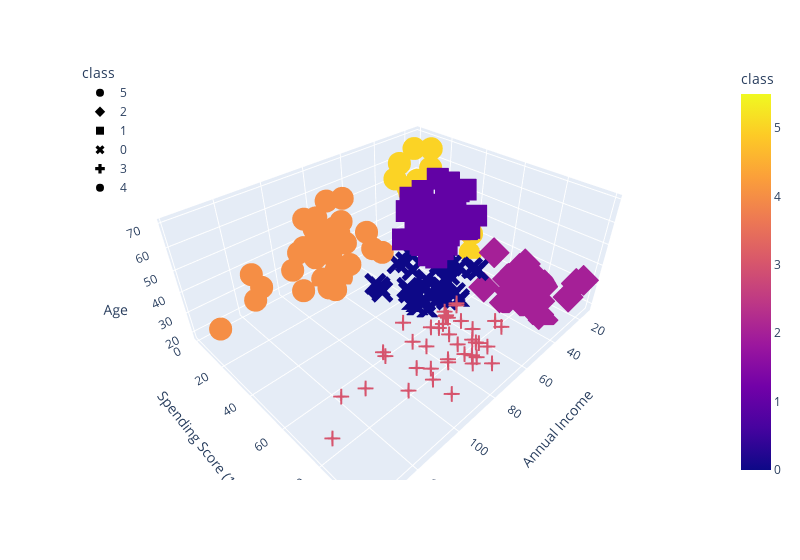

Notebook source saved alongside this figure:
### Code cell
# plot the DataFrame with a third axis
fig = px.scatter_3d(
    df_shopping,
    x="Annual Income",
    y="Spending Score (1-100)",
    z="Age",
    color="class",
    symbol="class",
    width=800,
)
fig.update_layout(legend=dict(x=0, y=1))
fig.show()

### Figure 1 — Plotly figure (JSON) as saved in the notebook; plotly's stock layout.template omitted (floating-point values rounded to 4 significant figures)
{"data": [{"hovertemplate": "class=%{marker.color}<br>Annual Income=%{x}<br>Spending Score (1-100)=%{y}<br>Age=%{z}<extra></extra>", "legendgroup": "5", "marker": {"color": [5, 5, 5, 5, 5, 5, 5, 5, 5, 5, 5, 5, 5, 5, 5, 5, 5, 5, 5, 5, 5], "coloraxis": "coloraxis", "symbol": "circle"}, "mode": "markers", "name": "5", "scene": "scene", "showlegend": true, "type": "scatter3d", "x": [15, 16, 17, 18, 19, 19, 20, 20, 21, 23, 24, 25, 28, 28, 29, 30, 33, 33, 34, 37, 39], "y": [39, 6, 40, 6, 3, 14, 15, 13, 35, 29, 35, 5, 14, 32, 31, 4, 4, 14, 17, 26, 28], "z": [19, 20, 31, 35, 64, 67, 58, 37, 35, 52, 35, 46, 54, 45, 40, 60, 53, 49, 42, 36, 49]}, {"hovertemplate": "class=%{marker.color}<br>Annual Income=%{x}<br>Spending Score (1-100)=%{y}<br>Age=%{z}<extra></extra>", "legendgroup": "2", "marker": {"color": [2, 2, 2, 2, 2, 2, 2, 2, 2, 2, 2, 2, 2, 2, 2, 2, 2, 2, 2, 2, 2, 2], "coloraxis": "coloraxis", "symbol": "diamond"}, "mode": "markers", "name": "2", "scene": "scene", "showlegend": true, "type": "scatter3d", "x": [15, 16, 17, 18, 19, 19, 20, 20, 21, 23, 24, 25, 28, 28, 29, 30, 33, 33, 34, 37, 38, 39], "y": [81, 77, 76, 94, 72, 99, 77, 79, 66, 98, 73, 73, 82, 61, 87, 73, 92, 81, 73, 75, 92, 65], "z": [21, 23, 22, 23, 30, 35, 24, 22, 20, 35, 25, 31, 29, 35, 23, 21, 18, 21, 30, 20, 24, 24]}, {"hovertemplate": "class=%{marker.color}<br>Annual Income=%{x}<br>Spending Score (1-100)=%{y}<br>Age=%{z}<extra></extra>", "legendgroup": "1", "marker": {"color": [1, 1, 1, 1, 1, 1, 1, 1, 1, 1, 1, 1, 1, 1, 1, 1, 1, 1, 1, 1, 1, 1, 1, 1, 1, 1, 1, 1, 1, 1, 1, 1, 1, 1, 1, 1, 1, 1, 1, 1, 1, 1, 1, 1, 1], "coloraxis": "coloraxis", "symbol": "square"}, "mode": "markers", "name": "1", "scene": "scene", "showlegend": true, "type": "scatter3d", "x": [38, 39, 40, 42, 43, 43, 43, 44, 44, 46, 46, 47, 47, 48, 48, 48, 49, 49, 50, 50, 54, 54, 54, 54, 54, 54, 54, 57, 58, 59, 60, 60, 61, 62, 62, 62, 63, 63, 63, 63, 63, 65, 65, 67, 67], "y": [35, 36, 55, 52, 60, 45, 41, 50, 46, 46, 56, 52, 59, 51, 50, 48, 55, 42, 49, 56, 47, 53, 42, 51, 41, 44, 46, 58, 46, 55, 49, 47, 42, 48, 59, 56, 50, 46, 43, 48, 52, 43, 59, 43, 57], "z": [65, 48, 50, 49, 59, 50, 47, 51, 69, 53, 70, 67, 54, 63, 43, 68, 70, 47, 60, 60, 59, 45, 49, 57, 67, 46, 48, 55, 50, 68, 48, 47, 48, 49, 67, 49, 66, 54, 68, 66, 65, 63, 49, 51, 50]}, {"hovertemplate": "class=%{marker.color}<br>Annual Income=%{x}<br>Spending Score (1-100)=%{y}<br>Age=%{z}<extra></extra>", "legendgroup": "0", "marker": {"color": [0, 0, 0, 0, 0, 0, 0, 0, 0, 0, 0, 0, 0, 0, 0, 0, 0, 0, 0, 0, 0, 0, 0, 0, 0, 0, 0, 0, 0, 0, 0, 0, 0, 0, 0, 0, 0, 0], "coloraxis": "coloraxis", "symbol": "x"}, "mode": "markers", "name": "0", "scene": "scene", "showlegend": true, "type": "scatter3d", "x": [39, 40, 40, 40, 42, 43, 46, 46, 48, 48, 48, 54, 54, 54, 54, 54, 57, 58, 59, 60, 60, 60, 60, 61, 62, 62, 62, 63, 64, 64, 65, 65, 67, 67, 69, 70, 72, 76], "y": [61, 47, 42, 42, 60, 54, 51, 55, 59, 59, 47, 54, 48, 52, 55, 57, 55, 60, 41, 40, 42, 52, 50, 49, 41, 55, 42, 54, 42, 46, 48, 50, 56, 40, 58, 29, 34, 40], "z": [31, 27, 29, 31, 33, 31, 27, 19, 18, 19, 32, 26, 40, 23, 38, 21, 22, 34, 18, 40, 32, 24, 27, 20, 23, 26, 21, 19, 38, 19, 18, 19, 27, 38, 40, 23, 25, 28]}, {"hovertemplate": "class=%{marker.color}<br>Annual Income=%{x}<br>Spending Score (1-100)=%{y}<br>Age=%{z}<extra></extra>", "legendgroup": "3", "marker": {"color": [3, 3, 3, 3, 3, 3, 3, 3, 3, 3, 3, 3, 3, 3, 3, 3, 3, 3, 3, 3, 3, 3, 3, 3, 3, 3, 3, 3, 3, 3, 3, 3, 3, 3, 3, 3, 3, 3, 3], "coloraxis": "coloraxis", "symbol": "cross"}, "mode": "markers", "name": "3", "scene": "scene", "showlegend": true, "type": "scatter3d", "x": [69, 70, 71, 71, 71, 72, 73, 73, 74, 75, 76, 77, 77, 78, 78, 78, 78, 78, 78, 79, 81, 85, 86, 87, 87, 87, 88, 88, 93, 97, 98, 99, 101, 103, 103, 113, 120, 126, 137], "y": [91, 77, 95, 75, 75, 71, 88, 73, 72, 93, 87, 97, 74, 90, 88, 76, 89, 78, 73, 83, 93, 75, 95, 63, 75, 92, 86, 69, 90, 86, 88, 97, 68, 85, 69, 91, 79, 74, 83], "z": [39, 31, 40, 38, 39, 31, 29, 32, 35, 32, 32, 28, 32, 34, 39, 38, 27, 30, 30, 29, 31, 36, 33, 32, 28, 36, 30, 27, 35, 32, 29, 30, 28, 36, 32, 38, 35, 32, 30]}, {"hovertemplate": "class=%{marker.color}<br>Annual Income=%{x}<br>Spending Score (1-100)=%{y}<br>Age=%{z}<extra></extra>", "legendgroup": "4", "marker": {"color": [4, 4, 4, 4, 4, 4, 4, 4, 4, 4, 4, 4, 4, 4, 4, 4, 4, 4, 4, 4, 4, 4, 4, 4, 4, 4, 4, 4, 4, 4, 4, 4, 4, 4, 4], "coloraxis": "coloraxis", "symbol": "circle"}, "mode": "markers", "name": "4", "scene": "scene", "showlegend": true, "type": "scatter3d", "x": [71, 71, 71, 73, 73, 74, 75, 77, 77, 78, 78, 78, 78, 78, 78, 79, 81, 85, 86, 87, 87, 87, 88, 88, 93, 97, 98, 99, 101, 103, 103, 113, 120, 126, 137], "y": [35, 11, 9, 5, 7, 10, 5, 12, 36, 22, 17, 20, 16, 1, 1, 35, 5, 26, 20, 27, 13, 10, 13, 15, 14, 32, 15, 39, 24, 17, 23, 8, 16, 28, 18], "z": [43, 59, 47, 20, 44, 19, 57, 25, 48, 34, 43, 44, 47, 37, 34, 56, 19, 50, 42, 36, 40, 36, 52, 58, 59, 37, 46, 41, 54, 41, 34, 33, 47, 45, 32]}], "layout": {"coloraxis": {"colorbar": {"title": {"text": "class"}}, "colorscale": [[0, "#0d0887"], [0.1111, "#46039f"], [0.2222, "#7201a8"], [0.3333, "#9c179e"], [0.4444, "#bd3786"], [0.5556, "#d8576b"], [0.6667, "#ed7953"], [0.7778, "#fb9f3a"], [0.8889, "#fdca26"], [1, "#f0f921"]]}, "legend": {"title": {"text": "class"}, "tracegroupgap": 0, "x": 0, "y": 1}, "margin": {"t": 60}, "scene": {"domain": {"x": [0, 1], "y": [0, 1]}, "xaxis": {"title": {"text": "Annual Income"}}, "yaxis": {"title": {"text": "Spending Score (1-100)"}}, "zaxis": {"title": {"text": "Age"}}}, "width": 800}}
